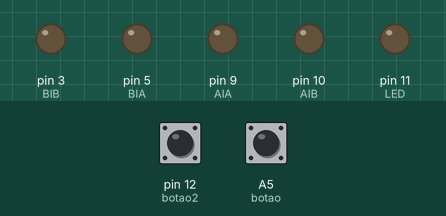
Recording of a sketch running on a simulated Arduino Uno, built with avr-gcc and run on an emulated ATmega328P. Parts: output pins drawn as LEDs (lit = HIGH). The inputs (shaded band) are chosen by the test bench; at power-on: pin 12 (botao2) HIGH, A5 (botao) HIGH. What the sketch prints to the serial monitor is not drawn.

Above: at 1.2 s.
1.3 s: pin 12 (botao2) pulled LOW for 0.15 s
At 1.48 s:
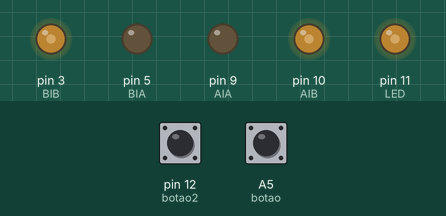
4.3 s: A5 (botao) pulled LOW for 0.15 s
At 4.38 s:
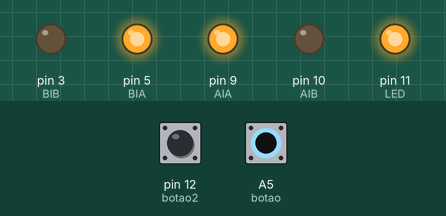
5.9 s: pin 12 (botao2) pulled LOW for 1 s
8.9 s: A5 (botao) pulled LOW for 1 s
At 10.8 s:
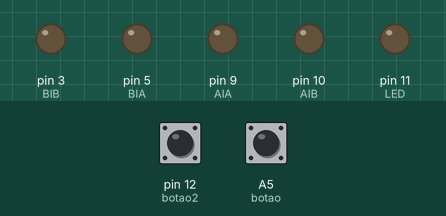
12.9 s: pin 12 (botao2) pulled LOW for 3.2 s
19.1 s: A5 (botao) pulled LOW for 3.2 s
At 20.2 s:
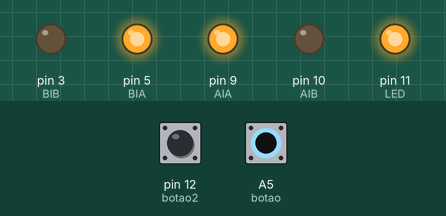
Timing chart, 0 to 23.8 s (numbered marks = the images above; inputs shaded):
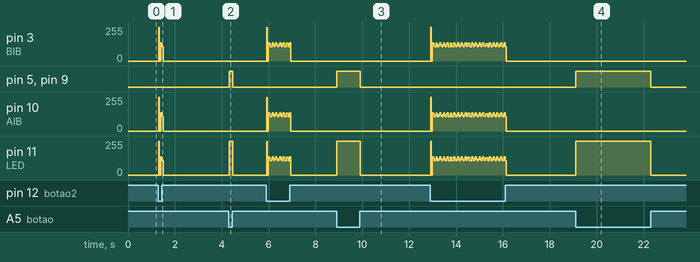

The sketch:

Motor_e_Botao.ino
```cpp
int botao = A5;
int botao2 = 12;
int LED = 11;

const int AIA = 9;
const int AIB = 10;
const int BIA = 5;
const int BIB = 3;
byte speed = 255;


void setup() {
  pinMode(botao, INPUT);
  pinMode(botao2, INPUT);
  pinMode(LED, OUTPUT);
  digitalWrite(botao, HIGH);
  digitalWrite(botao2, HIGH);
  digitalWrite(LED, LOW);
  Serial.begin(9600);

  pinMode(AIA, OUTPUT);
  pinMode(AIB, OUTPUT);
  pinMode(BIA, OUTPUT);
  pinMode(BIB, OUTPUT);
}

void loop() {
  if (digitalRead(botao) == LOW) {
    Serial.println("apertou");
    digitalWrite(LED, HIGH);
    speed = 255;
    destroy();
  }
  else if (digitalRead(botao) == HIGH) {
    Serial.println("soltou");
    digitalWrite(LED, LOW);
    speed = 0;
    stopp();
  }
  if(digitalRead(botao2) == LOW){
    Serial.println("botao 2");
    digitalWrite(LED,HIGH);
    speed = 255;
    backward();
  }
  }

void destroy()
{
  analogWrite(AIA, speed);
  analogWrite(AIB, 0);
  analogWrite(BIA, speed);
  analogWrite(BIB, 0);
}

void backward()
{
  analogWrite(AIA, 0);
  analogWrite(AIB, speed);
  analogWrite(BIA, 0);
  analogWrite(BIB, speed);
}
void stopp()
{
  analogWrite(AIA, 0);
  analogWrite(AIB, 0);
  analogWrite(BIA, 0);
  analogWrite(BIB, 0);
}
```

Measured:
- after the input at 4.3 s, pin 5 (BIA), pin 9 (AIA): LOW → HIGH at once, → LOW 0.15 s later; pin 11 (LED): 0/255 → 255/255 at once, → 0/255 0.15 s later
- after the input at 8.9 s, pin 5 (BIA), pin 9 (AIA): LOW → HIGH at once, → LOW 1.0 s later; pin 11 (LED): 0/255 → 255/255 at once, → 0/255 1.0 s later
- after the input at 19.1 s, pin 5 (BIA), pin 9 (AIA): LOW → HIGH at once, → LOW 3.2 s later; pin 11 (LED): 0/255 → 255/255 at once, → 0/255 3.2 s later
